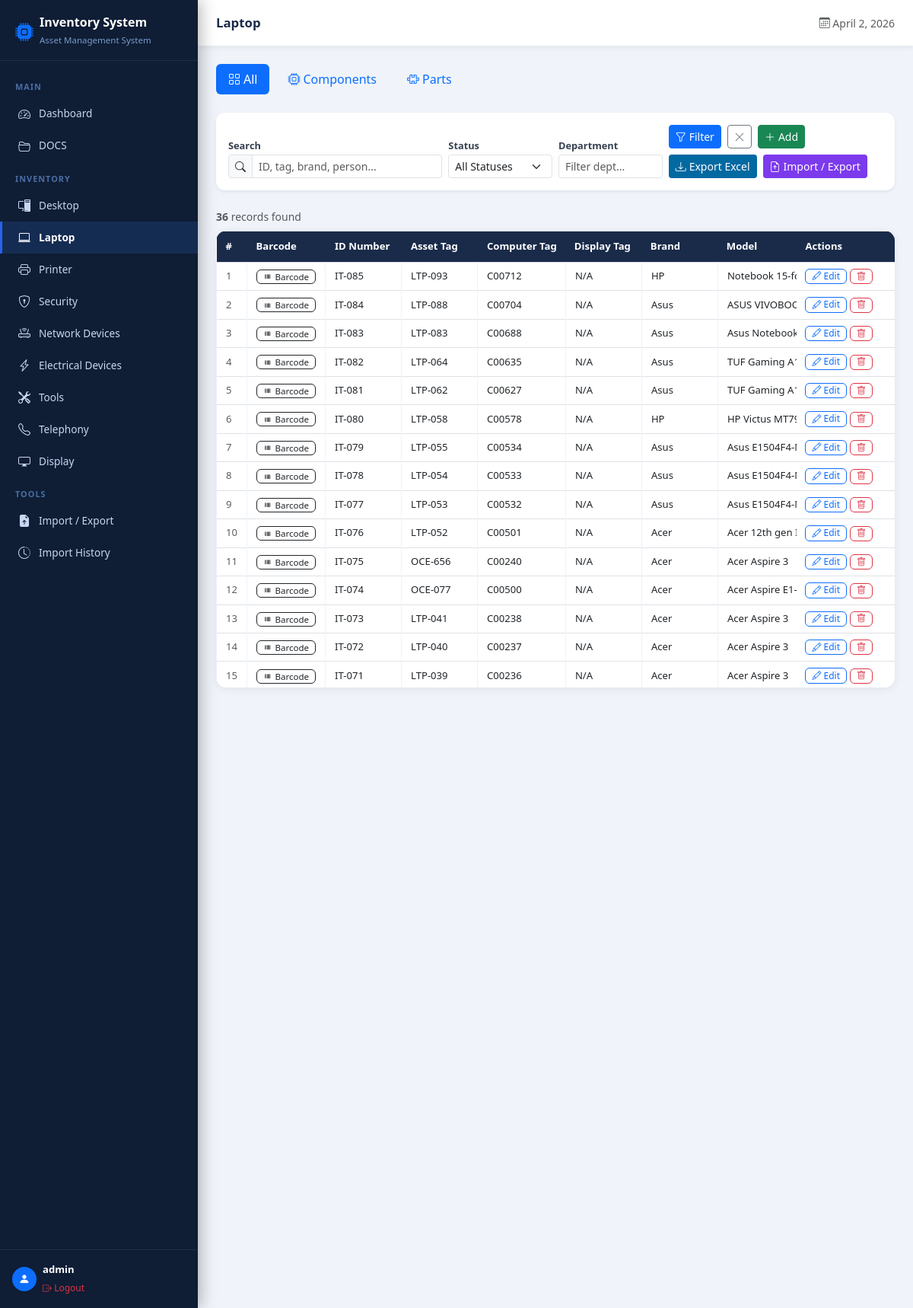
/inventory/Laptop/ (signed in), run on the app's committed database.
### inventory/models.py (models this page shows, shortened)
class InventoryItem(models.Model):
    id_number = models.CharField(max_length=100, blank=True)
    asset_tag = models.CharField(max_length=100, blank=True)
    computer_tag = models.CharField(max_length=100, blank=True)
    display_tag = models.CharField(max_length=100, blank=True)
    brand = models.CharField(max_length=100, blank=True)
    model = models.CharField(max_length=100, blank=True)
    work_order = models.CharField(max_length=100, blank=True)
    inventory_receipt = models.CharField(max_length=100, blank=True)
    inventory_issuance = models.CharField(max_length=100, blank=True)
    po = models.CharField(max_length=100, blank=True, verbose_name='PO')
    remarks = models.TextField(blank=True)
    assigned_person = models.CharField(max_length=200, blank=True)
    department = models.CharField(max_length=200, blank=True)
    project_site = models.CharField(max_length=200, blank=True)
    serial_number = models.CharField(max_length=200, blank=True)
    type = models.CharField(max_length=100, blank=True)
    status = models.CharField(max_length=50, choices=STATUS_CHOICES, default='Active')
    reference_number = models.CharField(max_length=100, blank=True)
    purchase_date = models.DateField(null=True, blank=True)
    category = models.CharField(max_length=50, choices=CATEGORY_CHOICES)
    classification = models.CharField(max_length=20, choices=CLASSIFICATION_CHOICES)
    import_batch = models.CharField(max_length=100, blank=True, db_index=True)
    created_at = models.DateTimeField(auto_now_add=True)
    updated_at = models.DateTimeField(auto_now=True)
    class Meta:
        ordering = ['-created_at']

### inventory/views.py (the view, shortened to what this page needs)
# urls.py: path('inventory/', views.inventory_list, name='inventory_list'),
@login_required
def inventory_list(request, category=None, classification=None):
    items = InventoryItem.objects.all()
    if category:
        items = items.filter(category=category)
    if classification:
        items = items.filter(classification=classification)
    search = request.GET.get('search', '')
    status_filter = request.GET.get('status', '')
    if status_filter:
        items = items.filter(status=status_filter)
    dept_filter = request.GET.get('department', '')
    if dept_filter:
        items = items.filter(department__icontains=dept_filter)
    context = {
        'items': items,
        'category': category,
        'classification': classification,
        'categories': [c[0] for c in CATEGORY_CHOICES],
        'classifications': [c[0] for c in CLASSIFICATION_CHOICES],
        'search': search,
        'status_filter': status_filter,
        'dept_filter': dept_filter,
        'form': InventoryItemForm(),
    }
    return render(request, 'inventory/inventory_list.html', context)

### inventory/context_processors.py (called while the page is built)
def sidebar_categories(request):
    icon_map = {
        'Desktop': 'bi bi-pc-display',
        'Laptop': 'bi bi-laptop',
        'Printer': 'bi bi-printer',
        'Security': 'bi bi-shield-lock',
        'Network Devices': 'bi bi-router',
        'Electrical Devices': 'bi bi-lightning-charge',
        'Tools': 'bi bi-tools',
        'Telephony': 'bi bi-telephone',
        'Display': 'bi bi-display',
    }
    cats = [{'name': k, 'icon': v} for k, v in icon_map.items()]
    return {
        'sidebar_categories': cats,
        'current_category': request.resolver_match.kwargs.get('category', '') if hasattr(request, 'resolver_match') and request.resolver_match else '',
    }

### templates/inventory/inventory_list.html (shortened to what this page needs)
{% extends 'inventory/base.html' %}
{% block page_title %}
  {% if category %}{{ category }}{% else %}All Inventory{% endif %}
{% endblock %}
{% block content %}
<div class="mb-4">
  <ul class="nav nav-pills gap-2">
    <li class="nav-item">
      <a class="nav-link {% if not classification %}active{% endif %}"
         href="{% if category %}{% url 'inventory_by_category' category %}{% else %}{% url 'inventory_list' %}{% endif %}">
        <i class="bi bi-grid me-1"></i>All
      </a>
    </li>
    <li class="nav-item">
      <a class="nav-link {% if classification == 'Components' %}active{% endif %}"
         href="{% if category %}{% url 'inventory_by_classification' category 'Components' %}{% else %}{% url 'inventory_list' %}{% endif %}">
        <i class="bi bi-cpu me-1"></i>Components
      </a>
    </li>
    <li class="nav-item">
      <a class="nav-link {% if classification == 'Parts' %}active{% endif %}"
         href="{% if category %}{% url 'inventory_by_classification' category 'Parts' %}{% else %}{% url 'inventory_list' %}{% endif %}">
        <i class="bi bi-puzzle me-1"></i>Parts
      </a>
    </li>
  </ul>
</div>
<div class="card border-0 shadow-sm mb-4" style="border-radius:12px;">
  <div class="card-body py-3">
    <form method="get" class="row g-2 align-items-end">
      <div class="col-md-4">
        <label class="form-label">Search</label>
        <div class="input-group input-group-sm">
          <span class="input-group-text bg-light"><i class="bi bi-search"></i></span>
          <input type="text" name="search" class="form-control" placeholder="ID, tag, brand, person..." value="{{ search }}">
        </div>
      </div>
      <div class="col-md-2">
        <label class="form-label">Status</label>
        <select name="status" class="form-select form-select-sm">
          <option value="">All Statuses</option>
        </select>
      </div>
      <div class="col-md-2">
        <label class="form-label">Department</label>
        <input type="text" name="department" class="form-control form-control-sm" placeholder="Filter dept..." value="{{ dept_filter }}">
      </div>
      <div class="col-md-4 d-flex gap-2 flex-wrap">
        <button type="submit" class="btn btn-primary btn-sm"><i class="bi bi-funnel me-1"></i>Filter</button>
        <a href="{% if category %}{% url 'inventory_by_category' category %}{% else %}{% url 'inventory_list' %}{% endif %}" class="btn btn-outline-secondary btn-sm"><i class="bi bi-x-lg"></i></a>
        <button type="button" class="btn btn-success btn-sm" data-bs-toggle="modal" data-bs-target="#addModal">
          <i class="bi bi-plus-lg me-1"></i>Add
        </button>
        <a href="{% url 'export_excel' %}?category={{ category|default:'' }}&status={{ status_filter|default:'' }}&department={{ dept_filter|default:'' }}&search={{ search|default:'' }}" class="btn btn-sm" style="background:#0369a1;color:#fff;">
          <i class="bi bi-download me-1"></i>Export Excel
        </a>
        <a href="{% url 'import_export' %}" class="btn btn-sm" style="background:#7c3aed;color:#fff;">
          <i class="bi bi-file-earmark-arrow-up me-1"></i>Import / Export
        </a>
      </div>
    </form>
  </div>
</div>
<div class="d-flex justify-content-between align-items-center mb-2">
  <span class="text-muted small"><strong>{{ items.count }}</strong> record{{ items.count|pluralize }} found</span>
</div>
<div class="table-container">
  <div style="overflow-x:auto;max-height:600px;">
    <table class="table table-hover table-bordered" id="inventoryTable">
      <thead>
        <tr>
          <th style="min-width:40px;">#</th>
          <th style="min-width:90px;">Barcode</th>
          <th style="min-width:100px;">ID Number</th>
          <th style="min-width:100px;">Asset Tag</th>
          <th style="min-width:110px;">Computer Tag</th>
          <th style="min-width:100px;">Display Tag</th>
          <th style="min-width:100px;">Brand</th>
          <th style="min-width:120px;">Model</th>
          <th style="min-width:130px; position:sticky; right:0; background:#1a2b4a;">Actions</th>
        </tr>
      </thead>
      <tbody>
        {% for item in items %}
        <tr id="row-{{ item.pk }}">
          <td class="text-muted">{{ forloop.counter }}</td>
          <td>
            <button class="btn btn-xs py-0 px-2 btn-outline-dark" style="font-size:0.72rem;" onclick="showBarcode({{ item.pk }})">
              <i class="bi bi-upc me-1"></i>Barcode
            </button>
          </td>
          <td>{{ item.id_number }}</td>
          <td>{{ item.asset_tag }}</td>
          <td>{{ item.computer_tag }}</td>
          <td>{{ item.display_tag }}</td>
          <td>{{ item.brand }}</td>
          <td>{{ item.model }}</td>
          <td style="position:sticky;right:0;background:#fff;">
            <div class="d-flex gap-1">
              <button class="btn btn-xs btn-outline-primary py-0 px-2" style="font-size:0.75rem;" onclick="openEditModal({{ item.pk }})">
                <i class="bi bi-pencil"></i> Edit
              </button>
              <form method="post" action="{% url 'delete_item' item.pk %}" onsubmit="return confirm('Delete this item?')">
                <button class="btn btn-xs btn-outline-danger py-0 px-2" style="font-size:0.75rem;">
                  <i class="bi bi-trash"></i>
                </button>
              </form>
            </div>
          </td>
        </tr>
        {% endfor %}
      </tbody>
    </table>
  </div>
</div>
{% endblock %}

### templates/inventory/base.html (shortened to what this page needs)
<!DOCTYPE html>
<html lang="en">
<head>
  <link href="https://cdn.jsdelivr.net/npm/bootstrap@5.3.0/dist/css/bootstrap.min.css" rel="stylesheet">
  <link href="https://cdn.jsdelivr.net/npm/bootstrap-icons@1.11.0/font/bootstrap-icons.css" rel="stylesheet">
</head>
<body>
{% if user.is_authenticated %}
<div class="sidebar">
  <div class="sidebar-brand">
    <div class="d-flex align-items-center gap-2">
      <i class="bi bi-cpu-fill fs-4 text-primary"></i>
      <div>
        <h5>Inventory System</h5>
        <small>Asset Management System</small>
      </div>
    </div>
  </div>
  <nav class="sidebar-nav">
    <div class="sidebar-section">Main</div>
    <a href="{% url 'dashboard' %}" class="sidebar-item {% if request.resolver_match.url_name == 'dashboard' %}active{% endif %}">
      <i class="bi bi-speedometer2"></i> Dashboard
    </a>
    <a href="{% url 'docs' %}" class="sidebar-item {% if request.resolver_match.url_name == 'docs' %}active{% endif %}" style="background:{% if request.resolver_match.url_name == 'docs' %}rgba(59,130,246,0.15){% else %}transparent{% endif %};">
      <i class="bi bi-folder2-open"></i> DOCS
    </a>
    <div class="sidebar-section">Inventory</div>
    {% for cat in sidebar_categories %}
    <a href="{% url 'inventory_by_category' cat.name %}" class="sidebar-item {% if current_category == cat.name %}active{% endif %}">
      <i class="{{ cat.icon }}"></i> {{ cat.name }}
    </a>
    {% endfor %}
    <div class="sidebar-section">Tools</div>
    <a href="{% url 'import_export' %}" class="sidebar-item {% if request.resolver_match.url_name == 'import_export' %}active{% endif %}">
      <i class="bi bi-file-earmark-arrow-up-fill"></i> Import / Export
    </a>
    <a href="{% url 'import_history' %}" class="sidebar-item {% if request.resolver_match.url_name == 'import_history' %}active{% endif %}">
      <i class="bi bi-clock-history"></i> Import History
    </a>
  </nav>
  <div class="p-3 border-top" style="border-color: rgba(255,255,255,0.08)!important;">
    <div class="d-flex align-items-center gap-2">
      <div class="rounded-circle bg-primary d-flex align-items-center justify-content-center" style="width:32px;height:32px;">
        <i class="bi bi-person-fill text-white" style="font-size:0.9rem;"></i>
      </div>
      <div>
        <div class="text-white" style="font-size:0.82rem;font-weight:600;">{{ user.username }}</div>
        <a href="{% url 'logout' %}" class="text-danger" style="font-size:0.75rem;text-decoration:none;"><i class="bi bi-box-arrow-right"></i> Logout</a>
      </div>
    </div>
  </div>
</div>
<div class="topbar">
  <span class="topbar-title">{% block page_title %}Dashboard{% endblock %}</span>
  <div class="d-flex align-items-center gap-3">
    <span class="text-muted small"><i class="bi bi-calendar3"></i> {% now "N j, Y" %}</span>
  </div>
</div>
<div class="main-content">
  {% block content %}{% endblock %}
</div>
{% else %}
{% block auth_content %}{% endblock %}
{% endif %}
</body>
</html>

### templates/inventory/base.html (style rules this page uses)
:root { --primary: #1a2b4a; --accent: #2563eb; --accent-light: #3b82f6; --sidebar-width: 260px; --sidebar-bg: #0f1d35; --sidebar-text: #c8d6f0; --sidebar-hover: rgba(59,130,246,0.15); --sidebar-active: #2563eb; }
body { background: #f0f4fa; font-family: 'Segoe UI', sans-serif; }
.sidebar { width: var(--sidebar-width); min-height: 100vh; background: var(--sidebar-bg); position: fixed; top: 0; left: 0; z-index: 100; display: flex; flex-direction: column; box-shadow: 3px 0 20px rgba(0,0,0,0.3); }
.sidebar-brand { padding: 20px 20px 16px; border-bottom: 1px solid rgba(255,255,255,0.08); }
.sidebar-brand h5 { color: #fff; margin: 0; font-weight: 700; font-size: 1rem; }
.sidebar-brand small { color: #7a9bc8; font-size: 0.72rem; }
.sidebar-nav { flex: 1; padding: 12px 0; overflow-y: auto; }
.sidebar-section { color: #4a6fa5; font-size: 0.68rem; font-weight: 700; text-transform: uppercase; letter-spacing: 1px; padding: 14px 20px 6px; }
.sidebar-item { display: flex; align-items: center; gap: 10px; padding: 9px 20px; color: var(--sidebar-text); text-decoration: none; font-size: 0.85rem; border-left: 3px solid transparent; transition: all .2s; }
.sidebar-item.active { background: var(--sidebar-hover); color: #fff; border-left-color: var(--accent); font-weight: 600; }
.sidebar-item i { font-size: 1rem; width: 18px; text-align: center; }
.topbar { margin-left: var(--sidebar-width); background: #fff; height: 60px; display: flex; align-items: center; justify-content: space-between; padding: 0 24px; box-shadow: 0 2px 8px rgba(0,0,0,0.07); position: sticky; top: 0; z-index: 99; }
.topbar-title { font-weight: 700; color: var(--primary); font-size: 1.05rem; }
.main-content { margin-left: var(--sidebar-width); padding: 24px; min-height: calc(100vh - 60px); }
.table-container { background: #fff; border-radius: 14px; box-shadow: 0 2px 12px rgba(0,0,0,0.07); overflow: hidden; }
.table { margin: 0; font-size: 0.82rem; }
.table thead th { background: #1a2b4a; color: #fff; font-weight: 600; border: none; white-space: nowrap; padding: 10px 12px; position: sticky; top: 0; }
.table td { vertical-align: middle; padding: 8px 12px; white-space: nowrap; border-color: #eef2ff; }
.form-label { font-size: 0.8rem; font-weight: 600; color: #374151; margin-bottom: 2px; }

### data on the page
InventoryItem: id_number "IT-085", asset_tag "LTP-093", computer_tag "C00712", display_tag "N/A", brand "HP", model "Notebook 15-fc0566AU"
InventoryItem: id_number "IT-084", asset_tag "LTP-088", computer_tag "C00704", display_tag "N/A", brand "Asus", model "ASUS VIVOBOOK…"
InventoryItem: id_number "IT-083", asset_tag "LTP-083", computer_tag "C00688", display_tag "N/A", brand "Asus", model "Asus Notebook Vivobook"
InventoryItem: id_number "IT-082", asset_tag "LTP-064", computer_tag "C00635", display_tag "N/A", brand "Asus", model "TUF Gaming…"
InventoryItem: id_number "IT-081", asset_tag "LTP-062", computer_tag "C00627", display_tag "N/A", brand "Asus", model "TUF Gaming…"
InventoryItem: id_number "IT-080", asset_tag "LTP-058", computer_tag "C00578", display_tag "N/A", brand "HP", model "HP Victus MT7921…"
InventoryItem: id_number "IT-079", asset_tag "LTP-055", computer_tag "C00534", display_tag "N/A", brand "Asus", model "Asus E1504F4-NJ389W…"
InventoryItem: id_number "IT-078", asset_tag "LTP-054", computer_tag "C00533", display_tag "N/A", brand "Asus", model "Asus E1504F4-NJ389W…"
InventoryItem: id_number "IT-077", asset_tag "LTP-053", computer_tag "C00532", display_tag "N/A", brand "Asus", model "Asus E1504F4-NJ389W…"
InventoryItem: id_number "IT-076", asset_tag "LTP-052", computer_tag "C00501", display_tag "N/A", brand "Acer", model "Acer 12th gen…"
InventoryItem: id_number "IT-075", asset_tag "OCE-656", computer_tag "C00240", display_tag "N/A", brand "Acer", model "Acer Aspire 3"
InventoryItem: id_number "IT-074", asset_tag "OCE-077", computer_tag "C00500", display_tag "N/A", brand "Acer", model "Acer Aspire E1-470"
InventoryItem: id_number "IT-073", asset_tag "LTP-041", computer_tag "C00238", display_tag "N/A", brand "Acer", model "Acer Aspire 3"
InventoryItem: id_number "IT-072", asset_tag "LTP-040", computer_tag "C00237", display_tag "N/A", brand "Acer", model "Acer Aspire 3"
InventoryItem: id_number "IT-071", asset_tag "LTP-039", computer_tag "C00236", display_tag "N/A", brand "Acer", model "Acer Aspire 3"

### other printed values
{{ cat.name }} "Desktop" "Laptop" "Printer" "Security" "Network Devices" "Electrical Devices" "Tools" "Telephony" "Display"
{{ user.username }} "admin"
{{ category }} "Laptop"
{{ items.count }} "36"
